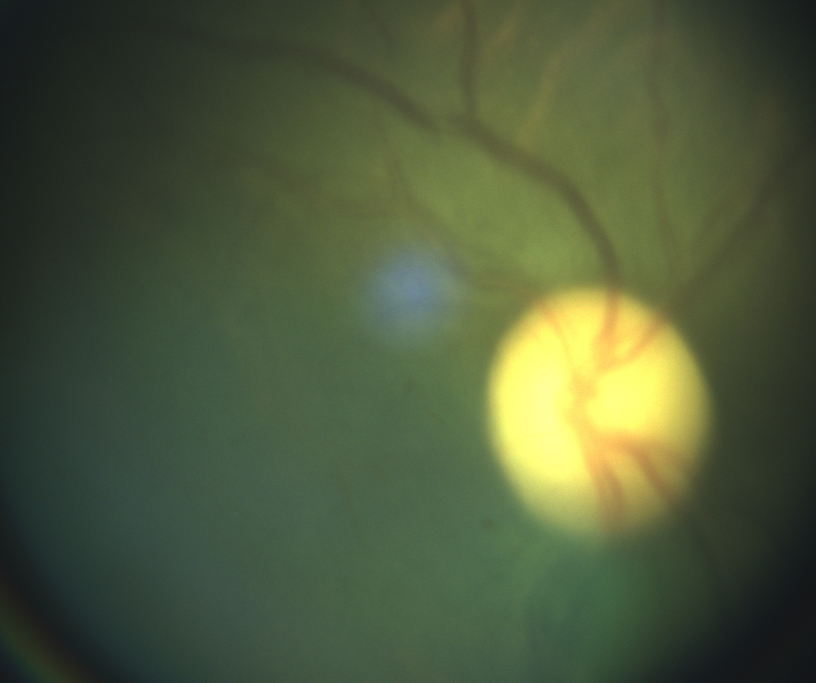
#> input picture TestImages/001.jpg, 2448 x 2048 px (shown at 1/3 size); the run also reads 1 picture not shown here
$ python test2.py
#> lines starting #> are read from the running program, lines starting #| are printed output that depends on the picture
from pystackreg import StackReg
import cv2
import numpy as np


if __name__ == '__main__':
    ref = cv2.imread("TestImages/001.jpg")
#> ref is the input picture: shape (2048, 2448, 3); mean B, G, R 60.2, 90.3, 78.8
    refCopy = np.copy(ref)
    img = cv2.imread('TestImages/003.jpg')
    imgCopy = np.copy(img)

    # Crop
    ref = ref[180:2250, 160:1860, :]
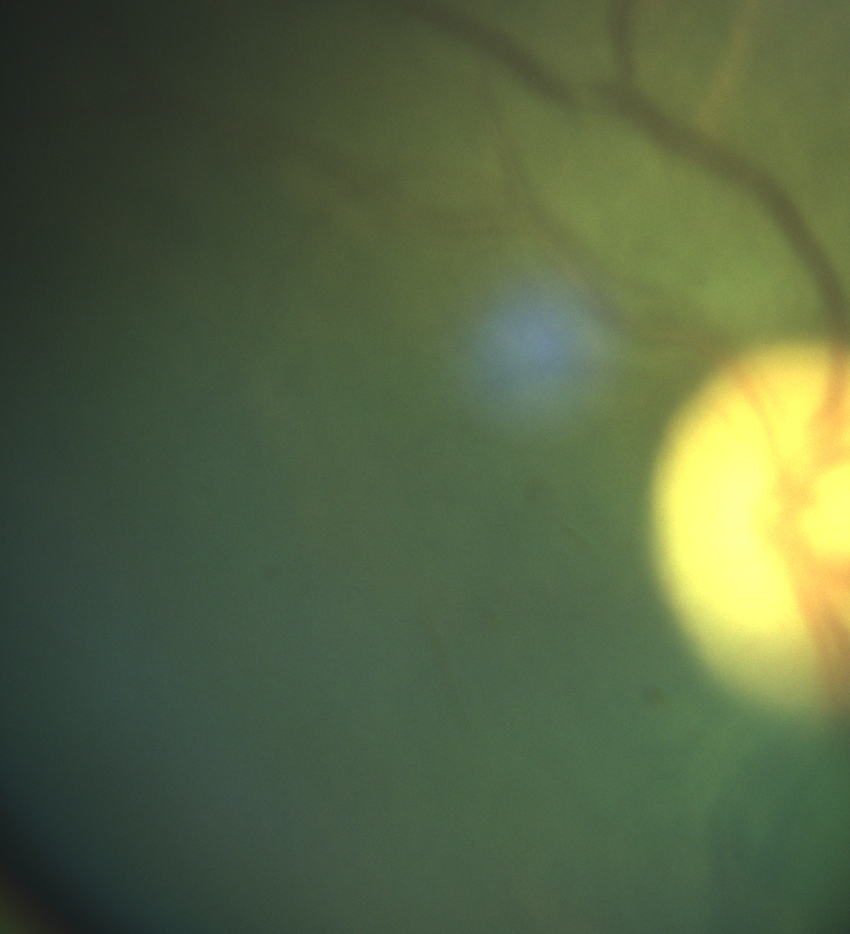
#> ref: shape (1868, 1700, 3) (shown at 1/2 size); mean B, G, R 67.4, 100.8, 85.9
    img = img[180:2250, 160:1860, :]
#> img: shape (1868, 1700, 3)

    # Register
#> (the run stopped early here; a loop or call above may not have finished)
